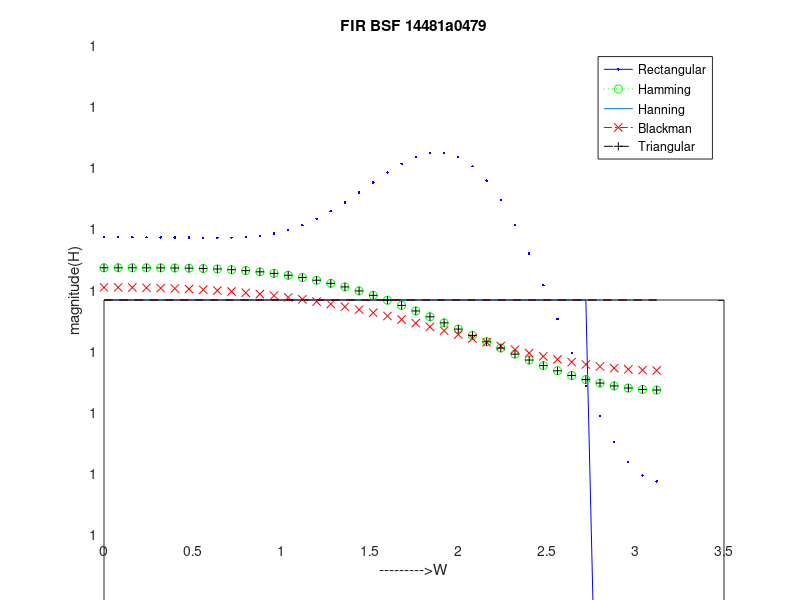

MATLAB code to generate this figure:
clc;
clear all;
close all;
WC1=input('enter cut-off frequency1');
WC2=input('enter cut-off frequency2');
N=input('enter order(odd number)');
e=0.0001;
s=(N-1)/2;
n=0:N-1;
hd=(sin(pi*(n-s+e))-sin(WC2*(n-s+e))+sin(WC1*(n-s+e)))./(pi*(n-s+e));
wr=rectwin(N);
whm=hamming(N);
whn=hann(N);
wb=blackman(N);
wt=bartlett(N);
hn1=hd.*wr';
hn2=hd.*whn';
hn3=hd.*whm';
hn4=hd.*wb';
hn5=hd.*wt';
w=0:0.08:pi;
h1=freqz(hn1,1,w);
h2=freqz(hn2,1,w);
h3=freqz(hn3,1,w);
h4=freqz(hn4,1,w);
h5=freqz(hn5,1,w);
plot(w,abs(h1),'b.-');
title('FIR BSF 14481a0479');
xlabel('--------->W');
ylabel('magnitude(H)');
hold on;
plot(w,abs(h2),'go:');
plot(w,abs(h3));
plot(w,abs(h4),'rx-.');
plot(w,abs(h5),'k+--');
hold off;
legend('Rectangular','Hamming','Hanning','Blackman','Triangular');


